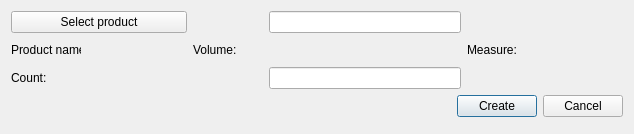
<?xml version="1.0" encoding="UTF-8"?>
<ui version="4.0">
 <class>ReworkRaw</class>
 <widget class="QDialog" name="ReworkRaw">
  <property name="geometry">
   <rect>
    <x>0</x>
    <y>0</y>
    <width>634</width>
    <height>134</height>
   </rect>
  </property>
  <property name="windowTitle">
   <string>Rework raw</string>
  </property>
  <property name="locale">
   <locale language="English" country="UnitedStates"/>
  </property>
  <property name="modal">
   <bool>false</bool>
  </property>
  <layout class="QGridLayout" name="gridLayout">
   <property name="leftMargin">
    <number>11</number>
   </property>
   <property name="topMargin">
    <number>11</number>
   </property>
   <property name="rightMargin">
    <number>11</number>
   </property>
   <property name="bottomMargin">
    <number>17</number>
   </property>
   <item row="3" column="0" colspan="6">
    <layout class="QHBoxLayout" name="horizontalLayout">
     <item>
      <spacer name="horizontalSpacer">
       <property name="orientation">
        <enum>Qt::Horizontal</enum>
       </property>
       <property name="sizeHint" stdset="0">
        <size>
         <width>40</width>
         <height>20</height>
        </size>
       </property>
      </spacer>
     </item>
     <item>
      <widget class="QPushButton" name="createBtn">
       <property name="text">
        <string>Create</string>
       </property>
      </widget>
     </item>
     <item>
      <widget class="QPushButton" name="cancelBtn">
       <property name="text">
        <string>Cancel</string>
       </property>
      </widget>
     </item>
    </layout>
   </item>
   <item row="0" column="0" colspan="2">
    <widget class="QPushButton" name="productBtn">
     <property name="text">
      <string>Select product</string>
     </property>
    </widget>
   </item>
   <item row="1" column="1">
    <widget class="QLabel" name="prodNamePh">
     <property name="minimumSize">
      <size>
       <width>100</width>
       <height>0</height>
      </size>
     </property>
     <property name="font">
      <font>
       <family>Times New Roman</family>
       <pointsize>12</pointsize>
       <weight>75</weight>
       <italic>true</italic>
       <bold>true</bold>
      </font>
     </property>
     <property name="text">
      <string/>
     </property>
    </widget>
   </item>
   <item row="1" column="5">
    <widget class="QLabel" name="measurePh">
     <property name="minimumSize">
      <size>
       <width>100</width>
       <height>0</height>
      </size>
     </property>
     <property name="font">
      <font>
       <family>Times New Roman</family>
       <pointsize>12</pointsize>
       <weight>75</weight>
       <italic>true</italic>
       <bold>true</bold>
      </font>
     </property>
     <property name="text">
      <string/>
     </property>
    </widget>
   </item>
   <item row="1" column="0">
    <widget class="QLabel" name="prodNameLb">
     <property name="minimumSize">
      <size>
       <width>70</width>
       <height>0</height>
      </size>
     </property>
     <property name="maximumSize">
      <size>
       <width>70</width>
       <height>16777215</height>
      </size>
     </property>
     <property name="text">
      <string>Product name:</string>
     </property>
    </widget>
   </item>
   <item row="1" column="3">
    <widget class="QLabel" name="volumePh">
     <property name="minimumSize">
      <size>
       <width>100</width>
       <height>0</height>
      </size>
     </property>
     <property name="font">
      <font>
       <family>Times New Roman</family>
       <pointsize>12</pointsize>
       <weight>75</weight>
       <italic>true</italic>
       <bold>true</bold>
      </font>
     </property>
     <property name="text">
      <string/>
     </property>
    </widget>
   </item>
   <item row="2" column="3">
    <widget class="QLineEdit" name="countEdit">
     <property name="toolTip">
      <string>&lt;html&gt;&lt;head/&gt;&lt;body&gt;&lt;p&gt;For example: 100&lt;/p&gt;&lt;/body&gt;&lt;/html&gt;</string>
     </property>
    </widget>
   </item>
   <item row="2" column="0" colspan="2">
    <widget class="QLabel" name="countLb">
     <property name="minimumSize">
      <size>
       <width>150</width>
       <height>0</height>
      </size>
     </property>
     <property name="text">
      <string>Count:</string>
     </property>
    </widget>
   </item>
   <item row="1" column="4">
    <widget class="QLabel" name="measureLb">
     <property name="text">
      <string>Measure:</string>
     </property>
    </widget>
   </item>
   <item row="0" column="3">
    <widget class="QLineEdit" name="productEdit">
     <property name="readOnly">
      <bool>true</bool>
     </property>
    </widget>
   </item>
   <item row="1" column="2">
    <widget class="QLabel" name="volumeLb">
     <property name="minimumSize">
      <size>
       <width>70</width>
       <height>0</height>
      </size>
     </property>
     <property name="maximumSize">
      <size>
       <width>70</width>
       <height>16777215</height>
      </size>
     </property>
     <property name="text">
      <string>Volume:</string>
     </property>
    </widget>
   </item>
  </layout>
 </widget>
 <tabstops>
  <tabstop>productBtn</tabstop>
  <tabstop>createBtn</tabstop>
  <tabstop>cancelBtn</tabstop>
 </tabstops>
 <resources/>
 <connections/>
</ui>
